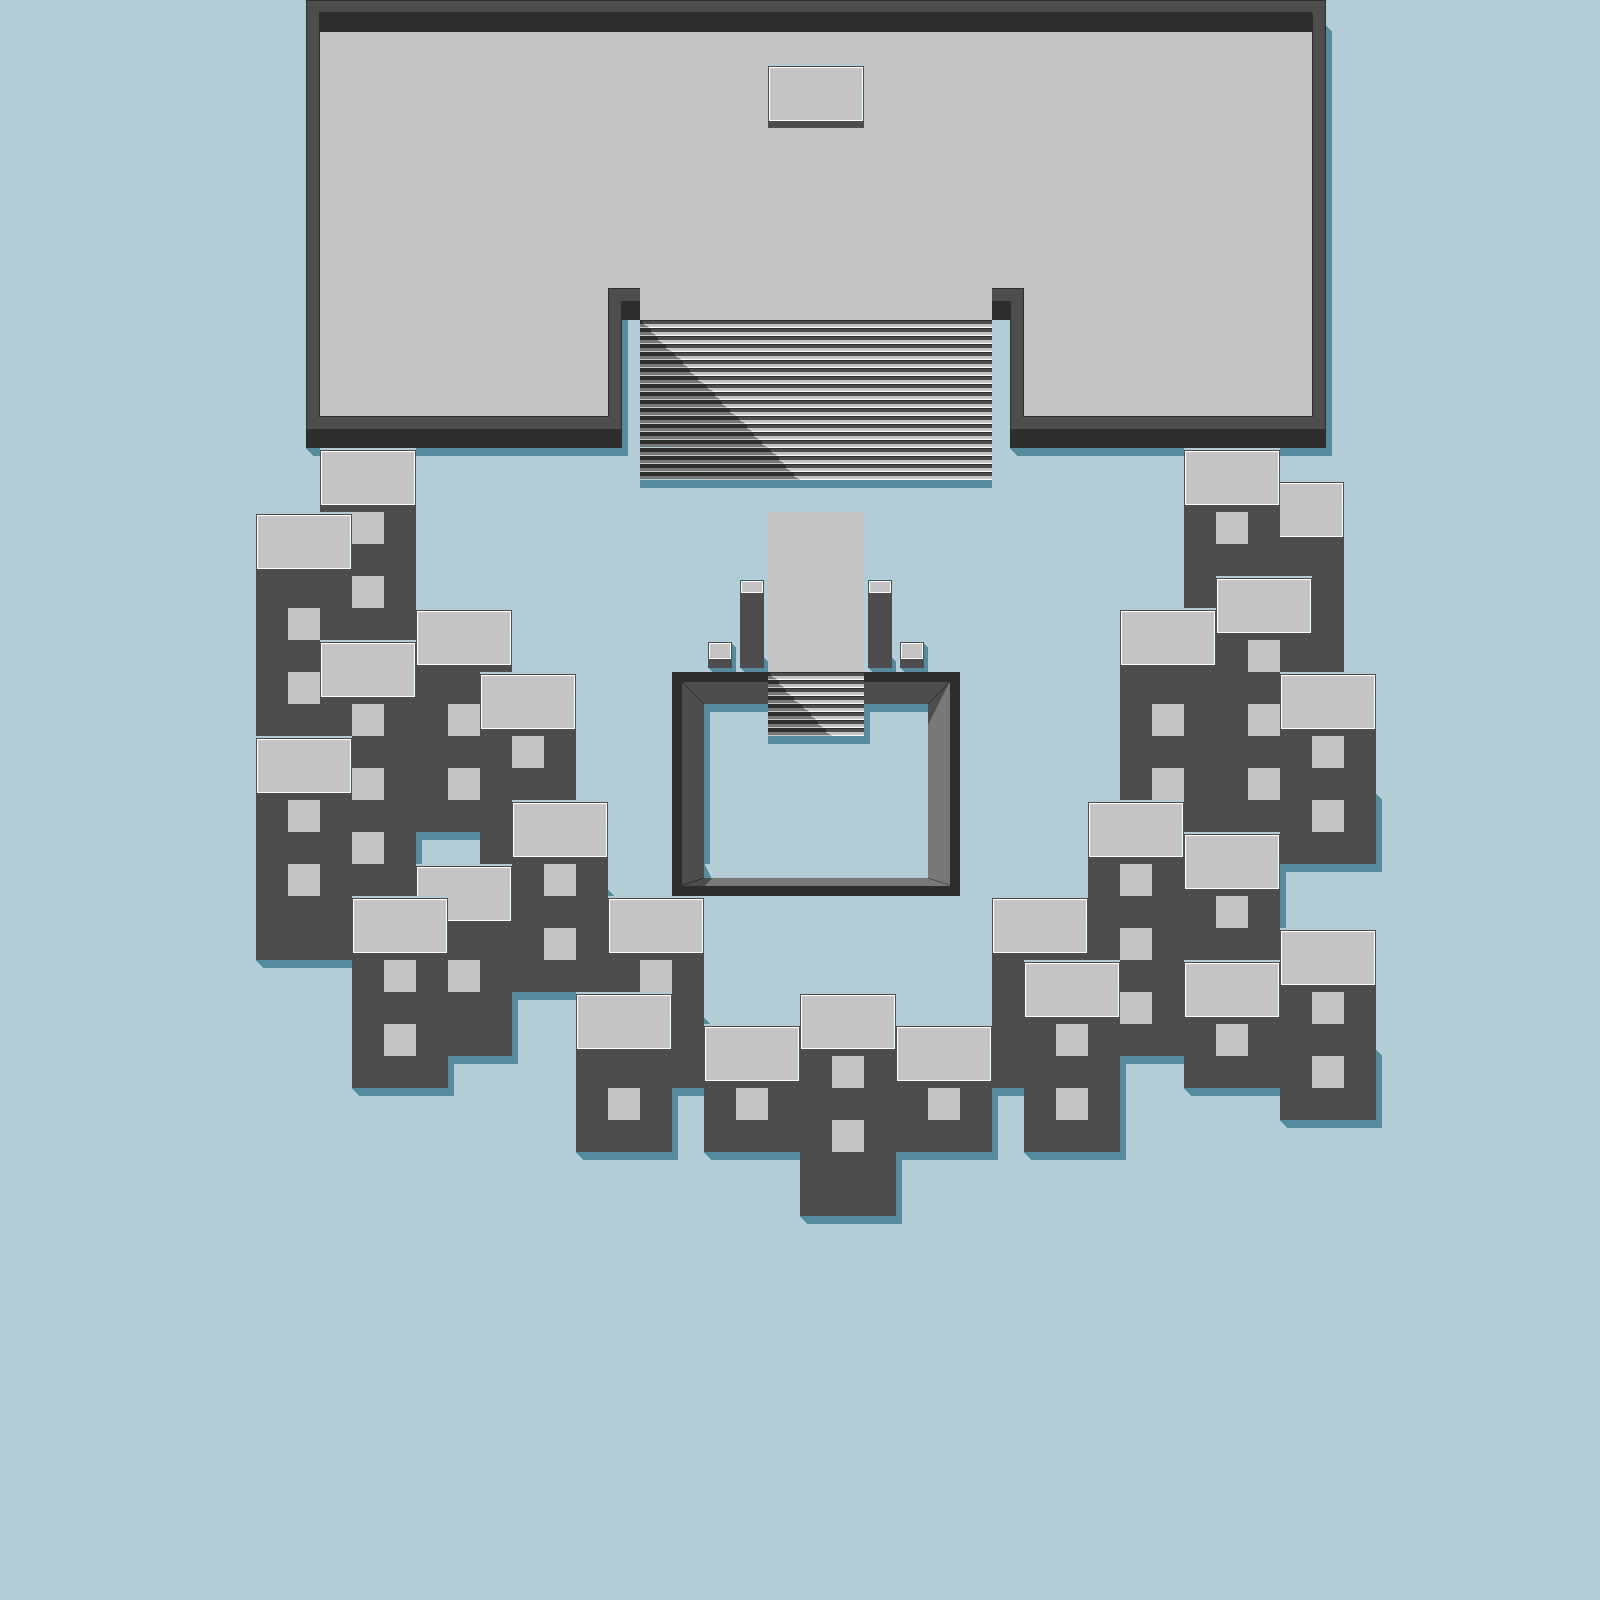

A level layout from a 2D game, rendered from its tile map. Below: a short description, then the map file with tile-grid data replaced by summaries:
An orthogonal 50x50 tile map with 32x32 px tiles, 3 tile layers (Below Player, World, Above Player), 5 tilesets and 4 objects (Spawn Point).

<map version="1.2" tiledversion="1.2.3" orientation="orthogonal" renderorder="right-down" width="50" height="50" tilewidth="32" tileheight="32" infinite="0" nextlayerid="15" nextobjectid="21">
 <tileset firstgid="1" name="tiles" tilewidth="32" tileheight="32" tilecount="150" columns="15">
  <image source="../atlus/tiles.png" width="480" height="320" />
  <tile id="1">
   <properties>
    <property name="collides" type="bool" value="true" />
   </properties>
  </tile>
  <tile id="2">
   <properties>
    <property name="collides" type="bool" value="true" />
   </properties>
  </tile>
  <tile id="3">
   <properties>
    <property name="collides" type="bool" value="true" />
   </properties>
  </tile>
  <tile id="5">
   <properties>
    <property name="collides" type="bool" value="true" />
   </properties>
  </tile>
  <tile id="6">
   <properties>
    <property name="collides" type="bool" value="true" />
   </properties>
  </tile>
  <tile id="7">
   <properties>
    <property name="collides" type="bool" value="true" />
   </properties>
  </tile>
  <tile id="8">
   <properties>
    <property name="collides" type="bool" value="true" />
   </properties>
  </tile>
  <tile id="11">
   <properties>
    <property name="collides" type="bool" value="true" />
   </properties>
  </tile>
  <tile id="12">
   <properties>
    <property name="collides" type="bool" value="true" />
   </properties>
  </tile>
  <tile id="13">
   <properties>
    <property name="collides" type="bool" value="true" />
   </properties>
  </tile>
  <tile id="15">
   <properties>
    <property name="collides" type="bool" value="true" />
   </properties>
  </tile>
  <tile id="16">
   <properties>
    <property name="collides" type="bool" value="true" />
   </properties>
  </tile>
  <tile id="18">
   <properties>
    <property name="collides" type="bool" value="true" />
   </properties>
  </tile>
  <tile id="19">
   <properties>
    <property name="collides" type="bool" value="true" />
   </properties>
  </tile>
  <tile id="20">
   <properties>
    <property name="collides" type="bool" value="true" />
   </properties>
  </tile>
  <tile id="23">
   <properties>
    <property name="collides" type="bool" value="true" />
   </properties>
  </tile>
  <tile id="25">
   <properties>
    <property name="collides" type="bool" value="true" />
   </properties>
  </tile>
  <tile id="26">
   <properties>
    <property name="collides" type="bool" value="true" />
   </properties>
  </tile>
  <tile id="28">
   <properties>
    <property name="collides" type="bool" value="true" />
   </properties>
  </tile>
  <tile id="29">
   <properties>
    <property name="collides" type="bool" value="true" />
   </properties>
  </tile>
  <tile id="30">
   <properties>
    <property name="collides" type="bool" value="true" />
   </properties>
  </tile>
  <tile id="34">
   <properties>
    <property name="collides" type="bool" value="true" />
   </properties>
  </tile>
  <tile id="35">
   <properties>
    <property name="collides" type="bool" value="true" />
   </properties>
  </tile>
  <tile id="36">
   <properties>
    <property name="collides" type="bool" value="true" />
   </properties>
  </tile>
  <tile id="37">
   <properties>
    <property name="collides" type="bool" value="true" />
   </properties>
  </tile>
  <tile id="38">
   <properties>
    <property name="collides" type="bool" value="true" />
   </properties>
  </tile>
  <tile id="40">
   <properties>
    <property name="collides" type="bool" value="true" />
   </properties>
  </tile>
  <tile id="44">
   <properties>
    <property name="collides" type="bool" value="true" />
   </properties>
  </tile>
  <tile id="45">
   <properties>
    <property name="collides" type="bool" value="true" />
   </properties>
  </tile>
  <tile id="46">
   <properties>
    <property name="collides" type="bool" value="true" />
   </properties>
  </tile>
  <tile id="48">
   <properties>
    <property name="collides" type="bool" value="true" />
   </properties>
  </tile>
  <tile id="49">
   <properties>
    <property name="collides" type="bool" value="true" />
   </properties>
  </tile>
  <tile id="55">
   <properties>
    <property name="collides" type="bool" value="true" />
   </properties>
  </tile>
  <tile id="56">
   <properties>
    <property name="collides" type="bool" value="true" />
   </properties>
  </tile>
  <tile id="58">
   <properties>
    <property name="collides" type="bool" value="true" />
   </properties>
  </tile>
  <tile id="59">
   <properties>
    <property name="collides" type="bool" value="true" />
   </properties>
  </tile>
  <tile id="61">
   <properties>
    <property name="collides" type="bool" value="true" />
   </properties>
  </tile>
  <tile id="62">
   <properties>
    <property name="collides" type="bool" value="true" />
   </properties>
  </tile>
  <tile id="63">
   <properties>
    <property name="collides" type="bool" value="true" />
   </properties>
  </tile>
  <tile id="65">
   <properties>
    <property name="collides" type="bool" value="true" />
   </properties>
  </tile>
  <tile id="66">
   <properties>
    <property name="collides" type="bool" value="true" />
   </properties>
  </tile>
  <tile id="67">
   <properties>
    <property name="collides" type="bool" value="true" />
   </properties>
  </tile>
  <tile id="68">
   <properties>
    <property name="collides" type="bool" value="true" />
   </properties>
  </tile>
  <tile id="71">
   <properties>
    <property name="collides" type="bool" value="true" />
   </properties>
  </tile>
  <tile id="72">
   <properties>
    <property name="collides" type="bool" value="true" />
   </properties>
  </tile>
  <tile id="73">
   <properties>
    <property name="collides" type="bool" value="true" />
   </properties>
  </tile>
  <tile id="79">
   <properties>
    <property name="collides" type="bool" value="true" />
   </properties>
  </tile>
  <tile id="80">
   <properties>
    <property name="collides" type="bool" value="true" />
   </properties>
  </tile>
  <tile id="83">
   <properties>
    <property name="collides" type="bool" value="true" />
   </properties>
  </tile>
  <tile id="84">
   <properties>
    <property name="collides" type="bool" value="true" />
   </properties>
  </tile>
  <tile id="90">
   <properties>
    <property name="collides" type="bool" value="true" />
   </properties>
  </tile>
  <tile id="91">
   <properties>
    <property name="collides" type="bool" value="true" />
   </properties>
  </tile>
  <tile id="92">
   <properties>
    <property name="collides" type="bool" value="true" />
   </properties>
  </tile>
  <tile id="93">
   <properties>
    <property name="collides" type="bool" value="true" />
   </properties>
  </tile>
  <tile id="94">
   <properties>
    <property name="collides" type="bool" value="true" />
   </properties>
  </tile>
  <tile id="99">
   <properties>
    <property name="collides" type="bool" value="true" />
   </properties>
  </tile>
  <tile id="101">
   <properties>
    <property name="collides" type="bool" value="true" />
   </properties>
  </tile>
  <tile id="102">
   <properties>
    <property name="collides" type="bool" value="true" />
   </properties>
  </tile>
  <tile id="103">
   <properties>
    <property name="collides" type="bool" value="true" />
   </properties>
  </tile>
  <tile id="105">
   <properties>
    <property name="collides" type="bool" value="true" />
   </properties>
  </tile>
  <tile id="106">
   <properties>
    <property name="collides" type="bool" value="true" />
   </properties>
  </tile>
  <tile id="107">
   <properties>
    <property name="collides" type="bool" value="true" />
   </properties>
  </tile>
  <tile id="108">
   <properties>
    <property name="collides" type="bool" value="true" />
   </properties>
  </tile>
  <tile id="109">
   <properties>
    <property name="collides" type="bool" value="true" />
   </properties>
  </tile>
  <tile id="114">
   <properties>
    <property name="collides" type="bool" value="true" />
   </properties>
  </tile>
  <tile id="116">
   <properties>
    <property name="collides" type="bool" value="true" />
   </properties>
  </tile>
  <tile id="117">
   <properties>
    <property name="collides" type="bool" value="true" />
   </properties>
  </tile>
  <tile id="118">
   <properties>
    <property name="collides" type="bool" value="true" />
   </properties>
  </tile>
  <tile id="120">
   <properties>
    <property name="collides" type="bool" value="true" />
   </properties>
  </tile>
  <tile id="121">
   <properties>
    <property name="collides" type="bool" value="true" />
   </properties>
  </tile>
  <tile id="122">
   <properties>
    <property name="collides" type="bool" value="true" />
   </properties>
  </tile>
  <tile id="123">
   <properties>
    <property name="collides" type="bool" value="true" />
   </properties>
  </tile>
  <tile id="124">
   <properties>
    <property name="collides" type="bool" value="true" />
   </properties>
  </tile>
  <tile id="125">
   <properties>
    <property name="collides" type="bool" value="true" />
   </properties>
  </tile>
  <tile id="128">
   <properties>
    <property name="collides" type="bool" value="true" />
   </properties>
  </tile>
  <tile id="129">
   <properties>
    <property name="collides" type="bool" value="true" />
   </properties>
  </tile>
  <tile id="131">
   <properties>
    <property name="collides" type="bool" value="true" />
   </properties>
  </tile>
  <tile id="132">
   <properties>
    <property name="collides" type="bool" value="true" />
   </properties>
  </tile>
  <tile id="133">
   <properties>
    <property name="collides" type="bool" value="true" />
   </properties>
  </tile>
  <tile id="135">
   <properties>
    <property name="collides" type="bool" value="true" />
   </properties>
  </tile>
  <tile id="136">
   <properties>
    <property name="collides" type="bool" value="true" />
   </properties>
  </tile>
  <tile id="137">
   <properties>
    <property name="collides" type="bool" value="true" />
   </properties>
  </tile>
  <tile id="140">
   <properties>
    <property name="collides" type="bool" value="true" />
   </properties>
  </tile>
  <tile id="141">
   <properties>
    <property name="collides" type="bool" value="true" />
   </properties>
  </tile>
  <tile id="142">
   <properties>
    <property name="collides" type="bool" value="true" />
   </properties>
  </tile>
  <tile id="143">
   <properties>
    <property name="collides" type="bool" value="true" />
   </properties>
  </tile>
 </tileset>
 <tileset firstgid="151" name="Collect" tilewidth="1" tileheight="1" tilecount="0" columns="0" />
 <tileset firstgid="151" name="shades" tilewidth="52" tileheight="16" tilecount="1" columns="0">
  <grid orientation="orthogonal" width="1" height="1" />
  <tile id="0">
   <image width="52" height="16" source="../../extra credit/image/shades.png" />
  </tile>
 </tileset>
 <tileset firstgid="152" name="dorit" tilewidth="32" tileheight="43" tilecount="1" columns="0">
  <grid orientation="orthogonal" width="1" height="1" />
  <tile id="0">
   <image width="32" height="43" source="../../extra credit/image/dorit.png" />
  </tile>
 </tileset>
 <tileset firstgid="153" name="shiba" tilewidth="25" tileheight="16" tilecount="1" columns="0">
  <grid orientation="orthogonal" width="1" height="1" />
  <tile id="0">
   <image width="25" height="16" source="../../extra credit/image/shiba.gif" />
  </tile>
 </tileset>
 <layer id="5" name="Below Player" width="50" height="50">
  <data>[2500 cells, 2500 non-empty, 2 distinct tile ids]</data>
 </layer>
 <layer id="9" name="World" width="50" height="50">
  <data>[2500 cells, 1006 non-empty, 56 distinct tile ids]</data>
 </layer>
 <layer id="10" name="Above Player" width="50" height="50">
  <data>[2500 cells, 0 non-empty, 0 distinct tile ids]</data>
 </layer>
 <objectgroup id="6" name="Objects">
  <object id="1" name="Spawn Point" x="816" y="230">
   <point />
  </object>
 </objectgroup>
 <objectgroup id="13" name="CollectLayer">
  <object id="18" gid="152" x="753" y="829" width="32" height="43" />
  <object id="19" gid="151" x="845" y="821" width="52" height="16" />
 </objectgroup>
 <objectgroup id="14" name="Shiba">
  <object id="20" gid="153" x="804" y="117" width="25" height="16" />
 </objectgroup>
</map>
